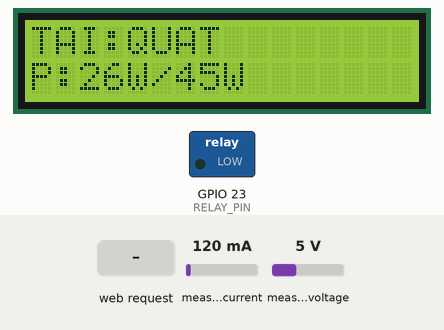
Simulated run of this sketch. Board: ESP32. Parts: 16×2 character LCD, switched loads named in the sketch (green lamp = pin HIGH). Inputs (shaded band) come from the test bench; at power-on: measured current 120 mA, measured voltage 5 V. WiFi joins after 1.5 s; servers stay silent unless stated; what the sketch prints to the serial monitor is not drawn.

Above: at 3.6 s.
3.7 s: measured current set to 260 mA
At 6.8 s:
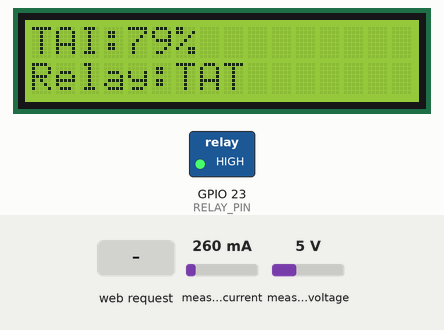
7.0 s: measured current set to 309 mA
At 9.5 s:
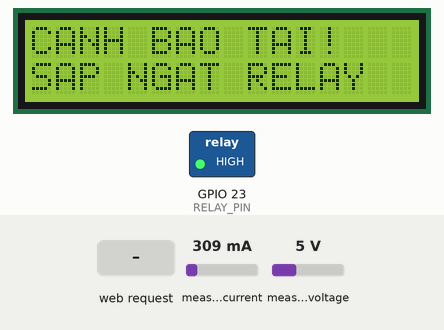
10.3 s: measured current set to 107 mA
13.6 s: measured current set to 93 mA
16.5 s: HTTP request GET /on received
At 17.7 s:
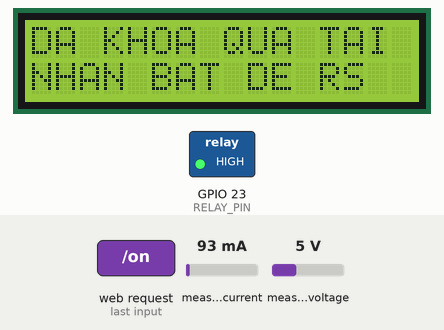
19.5 s: HTTP request GET /off received
At 20.0 s:
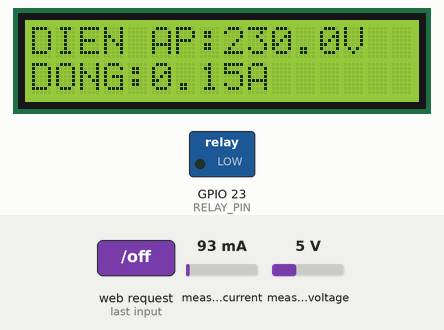
Timing chart, 0 to 22.5 s (numbered marks = the images above; inputs shaded):
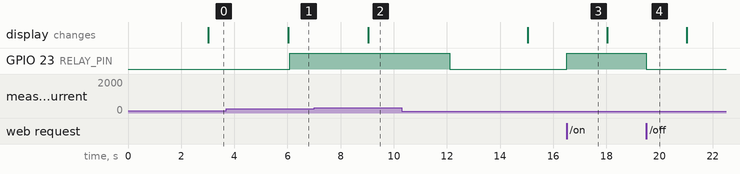

Measured:
- the behaviour switches between 288 and 289 mA on measured current (found by bisection; images 1 and 2)
- after the input at 3.7 s, the display: changes after 2.3 s (image 1)
- after the input at 16.5 s, GPIO 23 (RELAY_PIN): LOW → HIGH at once
- after the input at 19.5 s, GPIO 23 (RELAY_PIN): HIGH → LOW at once

The sketch:

powerMonitorSystem.ino
```cpp
#include <WiFi.h>
#include <WebServer.h>
#include <Wire.h>
#include <LiquidCrystal_I2C.h>
#include <PZEM004Tv30.h>

// ================== WIFI ==================
const char* ssid = "Bach";
const char* password = "1234567890";

// ================== PIN ==================
#define RELAY_PIN 23
#define RXD2 16
#define TXD2 17
#define SDA_PIN 21
#define SCL_PIN 22

// ================== TIME ==================
#define READ_INTERVAL 2000
#define LCD_INTERVAL 3000
#define STARTUP_SAFE_TIME 3000
#define OVERLOAD_DELAY 3000

// ================== OBJECT ==================
WebServer server(80);
LiquidCrystal_I2C lcd(0x27, 16, 2);
PZEM004Tv30 pzem(Serial2, RXD2, TXD2);

// ================== DATA ==================
float vAvg = NAN;
float iAvg = NAN;
float pAvg = NAN;
float eAvg = NAN;

float maxPower = 45.0;
float pricePerKWh = 3000.0;
float minVoltage = 120.0;
float maxVoltage = 260.0;

float pMax = 0;
float pMin = 9999;
float vMaxSeen = 0;
float vMinSeen = 9999;
float iMaxSeen = 0;

float energyOffset = 0;

// ================== STATE ==================
bool relayState = false;
bool warningState = false;
bool overloadFault = false;
bool overloadLock = false;
bool sensorFault = false;
bool manualOff = false;
bool firstStartDone = false;

int faultCode = 0;
int errorCount = 0;
int lcdPage = 0;

unsigned long tRead = 0;
unsigned long tLCD = 0;
unsigned long tStart = 0;
unsigned long overloadStart = 0;
unsigned long lastWifiCheck = 0;
unsigned long lastDataUpdate = 0;

// ================== BASIC ==================
float safeValue(float x) {
  return isnan(x) ? 0 : x;
}

float demoEnergy() {
  float e = safeValue(eAvg) - energyOffset;
  return e < 0 ? 0 : e;
}

float demoCost() {
  return demoEnergy() * pricePerKWh;
}

float loadPercent() {
  if (maxPower <= 0) return 0;
  return (safeValue(pAvg) / maxPower) * 100.0;
}

void setRelay(bool state) {
  relayState = state;
  digitalWrite(RELAY_PIN, state ? HIGH : LOW);
}

float smooth(float oldVal, float newVal) {
  if (isnan(newVal)) return oldVal;
  if (isnan(oldVal)) return newVal;
  return oldVal * 0.7 + newVal * 0.3;
}

String detectLoad(float p) {
  if (isnan(p) || p < 2) return "KHONG TAI";
  else if (p < 20) return "DEN";
  else if (p < maxPower) return "QUAT";
  else return "DEN + QUAT";
}

String faultText() {
  if (overloadLock) return "DA KHOA QUA TAI";
  if (faultCode == 0) return "BINH THUONG";
  if (faultCode == 1) return "CANH BAO PZEM";
  if (faultCode == 2) return "QUA CONG SUAT";
  if (faultCode == 4) return "DIEN AP THAP";
  if (faultCode == 5) return "DIEN AP CAO";
  return "KHONG XAC DINH";
}

String wifiText() {
  return WiFi.status() == WL_CONNECTED ? "WIFI OK" : "MAT WIFI";
}

// ================== READ PZEM ==================
void readPZEM() {
  float v = pzem.voltage();
  float i = pzem.current();
  float p = pzem.power();
  float e = pzem.energy();

  if (isnan(v) || isnan(i) || isnan(p) || isnan(e)) {
    errorCount++;
  } else {
    errorCount = 0;

    vAvg = smooth(vAvg, v);
    iAvg = smooth(iAvg, i);
    pAvg = smooth(pAvg, p);
    eAvg = smooth(eAvg, e);

    if (safeValue(pAvg) > pMax) pMax = safeValue(pAvg);
    if (safeValue(pAvg) < pMin) pMin = safeValue(pAvg);
    if (safeValue(vAvg) > vMaxSeen) vMaxSeen = safeValue(vAvg);
    if (safeValue(vAvg) < vMinSeen) vMinSeen = safeValue(vAvg);
    if (safeValue(iAvg) > iMaxSeen) iMaxSeen = safeValue(iAvg);

    lastDataUpdate = millis();
  }

  sensorFault = errorCount >= 10;
}

// ================== PROTECTION ==================
void checkProtect() {
  faultCode = 0;

  if (sensorFault) faultCode = 1;
  if (!isnan(vAvg) && vAvg < minVoltage) faultCode = 4;
  if (!isnan(vAvg) && vAvg > maxVoltage) faultCode = 5;

  if (overloadLock) {
    overloadFault = true;
    warningState = false;
    faultCode = 2;
    setRelay(false);
    return;
  }

  if (!isnan(pAvg) && pAvg > maxPower) {
    faultCode = 2;

    if (!warningState) {
      warningState = true;
      overloadStart = millis();
    }

    if (millis() - overloadStart > OVERLOAD_DELAY) {
      overloadFault = true;
      overloadLock = true;
      warningState = false;
      setRelay(false);
    }
  } else {
    warningState = false;
    overloadFault = false;
  }
}

// ================== WIFI ==================
void checkWiFi() {
  if (millis() - lastWifiCheck >= 5000) {
    lastWifiCheck = millis();

    if (WiFi.status() != WL_CONNECTED) {
      WiFi.disconnect();
      WiFi.begin(ssid, password);
    }
  }
}

// ================== JSON API ==================
String jsonData() {
  float percent = loadPercent();

  String json = "{";
  json += "\"voltage\":" + String(safeValue(vAvg), 1) + ",";
  json += "\"current\":" + String(safeValue(iAvg), 2) + ",";
  json += "\"power\":" + String(safeValue(pAvg), 1) + ",";
  json += "\"energy\":" + String(demoEnergy(), 3) + ",";
  json += "\"cost\":" + String(demoCost(), 0) + ",";
  json += "\"load\":\"" + detectLoad(pAvg) + "\",";
  json += "\"relay\":" + String(relayState ? 1 : 0) + ",";
  json += "\"warning\":" + String(warningState ? 1 : 0) + ",";
  json += "\"overload_lock\":" + String(overloadLock ? 1 : 0) + ",";
  json += "\"manual_off\":" + String(manualOff ? 1 : 0) + ",";
  json += "\"fault_code\":" + String(faultCode) + ",";
  json += "\"fault_text\":\"" + faultText() + "\",";
  json += "\"wifi\":\"" + wifiText() + "\",";
  json += "\"ip\":\"" + WiFi.localIP().toString() + "\",";
  json += "\"max_power\":" + String(maxPower, 0) + ",";
  json += "\"price\":" + String(pricePerKWh, 0) + ",";
  json += "\"percent\":" + String(percent, 0) + ",";
  json += "\"p_max\":" + String(pMax, 1) + ",";
  json += "\"p_min\":" + String(pMin == 9999 ? 0 : pMin, 1) + ",";
  json += "\"v_max\":" + String(vMaxSeen, 1) + ",";
  json += "\"v_min\":" + String(vMinSeen == 9999 ? 0 : vMinSeen, 1) + ",";
  json += "\"i_max\":" + String(iMaxSeen, 2) + ",";
  json += "\"uptime\":" + String(millis() / 1000) + ",";
  json += "\"last_update\":" + String(lastDataUpdate / 1000);
  json += "}";
  return json;
}

// ================== WEB PAGE ==================
String webPage() {
  String html = R"rawliteral(
<!DOCTYPE html>
<html>
<head>
<meta charset="UTF-8">
<meta name="viewport" content="width=device-width, initial-scale=1">
<title>Giam sat dien</title>
<style>
body{font-family:Arial;background:#eef2f7;margin:0;padding:14px;text-align:center;color:#111}
h1{color:#0b63ce;margin:10px 0 4px;font-size:36px}
.sub{color:#555;margin-bottom:14px}
.grid{display:grid;grid-template-columns:1fr 1fr;gap:12px;max-width:820px;margin:auto}
.card{background:white;border-radius:20px;padding:16px;box-shadow:0 6px 18px rgba(0,0,0,.14)}
.wide{grid-column:1/3}
.title{font-size:13px;color:#666;text-transform:uppercase}
.value{font-size:27px;font-weight:bold;margin-top:7px}
.ok{color:#168a2f}.warn{color:#d98200}.bad{color:#d11a2a}
button{font-size:17px;padding:13px 18px;border:0;border-radius:14px;margin:6px;color:white;min-width:150px}
.btnon{background:#168a2f}.btnoff{background:#d11a2a}.btnreset{background:#0b63ce}.btnwarn{background:#d98200}
input{font-size:19px;padding:12px;border-radius:14px;border:1px solid #c9ced8;width:85%;max-width:280px;text-align:center}
.bar{width:100%;height:22px;background:#e2e6ed;border-radius:20px;overflow:hidden;margin-top:10px}
.fill{height:100%;width:0%;background:#168a2f;transition:.3s}
.fill.warn{background:#d98200}.fill.bad{background:#d11a2a}
canvas{width:100%;max-width:760px;height:220px;background:white;border-radius:20px}
.small{font-size:13px;color:#777;margin-top:12px}
.formline{display:flex;flex-direction:column;align-items:center;gap:7px;margin:12px 0}
</style>
</head>
<body>
<h1>GIAM SAT DIEN</h1>
<div class="sub">ESP32 Smart Energy Monitor - Local Web</div>

<div class="grid">
<div class="card wide"><div class="title">TAI DANG DUNG</div><div id="load" class="value">--</div></div>

<div class="card"><div class="title">DIEN AP</div><div id="voltage" class="value">--</div></div>
<div class="card"><div class="title">DONG DIEN</div><div id="current" class="value">--</div></div>
<div class="card"><div class="title">CONG SUAT</div><div id="power" class="value">--</div></div>
<div class="card"><div class="title">NGUONG TAI</div><div id="maxPower" class="value">--</div></div>

<div class="card wide">
<div class="title">% TAI SO VOI NGUONG</div>
<div id="percent" class="value">--</div>
<div class="bar"><div id="barFill" class="fill"></div></div>
</div>

<div class="card"><div class="title">DIEN NANG</div><div id="energy" class="value">--</div></div>
<div class="card"><div class="title">TIEN DIEN</div><div id="cost" class="value">--</div></div>
<div class="card"><div class="title">RELAY</div><div id="relay" class="value">--</div></div>
<div class="card"><div class="title">TRANG THAI</div><div id="status" class="value">--</div></div>

<div class="card wide">
<div class="title">THONG KE NHANH</div>
<div id="stats" class="value" style="font-size:20px">--</div>
</div>

<div class="card wide">
<a href="/on"><button class="btnon">BAT RELAY / RESET QUA TAI</button></a>
<a href="/reset-fault"><button class="btnwarn">RESET LOI</button></a>
<a href="/off"><button class="btnoff">TAT RELAY</button></a>
<a href="/reset-energy"><button class="btnreset">RESET DIEN NANG</button></a>
<a href="/reset-stats"><button class="btnreset">RESET MIN/MAX</button></a>
</div>

<div class="card wide">
<div class="title">CAI DAT NHANH</div>
<form action="/set" method="GET">
<div class="formline">
<label>Nguong cong suat (W)</label>
<input name="maxp" type="number" step="1" min="1" placeholder="Vi du: 45">
</div>
<div class="formline">
<label>Gia dien (VND/kWh)</label>
<input name="price" type="number" step="100" min="0" placeholder="Vi du: 3000">
</div>
<button class="btnon" type="submit">LUU CAI DAT</button>
</form>
</div>
</div>

<h3>BIEU DO CONG SUAT MINI</h3>
<canvas id="chart" width="720" height="220"></canvas>
<div class="small" id="timeInfo">Dang tai...</div>

<script>
let points = []; const maxPoints = 30;
function fmtTime(s){s=Number(s)||0;let h=Math.floor(s/3600),m=Math.floor((s%3600)/60),sec=s%60;return (h>0?h+'h ':'')+m+'m '+sec+'s'}
async function updateData(){
  try{
    const res = await fetch('/json'); const d = await res.json();
    document.getElementById('load').textContent = d.load;
    document.getElementById('voltage').textContent = d.voltage + ' V';
    document.getElementById('current').textContent = d.current + ' A';
    document.getElementById('power').textContent = d.power + ' W';
    document.getElementById('maxPower').textContent = d.max_power + ' W';
    document.getElementById('energy').textContent = d.energy + ' kWh';
    document.getElementById('cost').textContent = d.cost + ' VND';
    document.getElementById('relay').textContent = d.relay == 1 ? 'DANG BAT' : 'DANG TAT';
    document.getElementById('relay').className = d.relay == 1 ? 'value ok' : 'value bad';
    document.getElementById('status').textContent = d.fault_text;
    document.getElementById('status').className = d.overload_lock == 1 ? 'value bad' : (d.warning == 1 || d.fault_code != 0 ? 'value warn' : 'value ok');
    document.getElementById('percent').textContent = d.percent + '%';
    let fill = document.getElementById('barFill');
    fill.style.width = Math.min(100, Number(d.percent)) + '%';
    fill.className = Number(d.percent) >= 100 ? 'fill bad' : (Number(d.percent) >= 80 ? 'fill warn' : 'fill');
    document.getElementById('stats').textContent = 'Pmax: '+d.p_max+'W | Pmin: '+d.p_min+'W | Vmin/max: '+d.v_min+'/'+d.v_max+'V | Imax: '+d.i_max+'A';
    document.getElementById('timeInfo').textContent = d.wifi + ' | IP: ' + d.ip + ' | Uptime: ' + fmtTime(d.uptime) + ' | Cap nhat cuoi: ' + fmtTime(d.last_update) + ' | API: /json';
    points.push(Number(d.power)); if(points.length > maxPoints) points.shift(); drawChart(Number(d.max_power));
  }catch(e){document.getElementById('timeInfo').textContent='Mat ket noi du lieu'}
}
function drawChart(threshold){
  const c=document.getElementById('chart'),ctx=c.getContext('2d'); ctx.clearRect(0,0,c.width,c.height);
  ctx.strokeStyle='#ddd';ctx.lineWidth=1;for(let y=20;y<c.height;y+=40){ctx.beginPath();ctx.moveTo(0,y);ctx.lineTo(c.width,y);ctx.stroke()}
  let maxY=Math.max(threshold+20,...points,60);let thY=c.height-(threshold/maxY)*(c.height-20);
  ctx.strokeStyle='#d11a2a';ctx.setLineDash([6,6]);ctx.beginPath();ctx.moveTo(0,thY);ctx.lineTo(c.width,thY);ctx.stroke();ctx.setLineDash([]);ctx.fillStyle='#d11a2a';ctx.fillText('Nguong '+threshold+'W',10,thY-5);
  if(points.length<2)return;ctx.strokeStyle='#0b63ce';ctx.lineWidth=3;ctx.beginPath();points.forEach((p,i)=>{let x=i*(c.width/(maxPoints-1));let y=c.height-(p/maxY)*(c.height-20);if(i===0)ctx.moveTo(x,y);else ctx.lineTo(x,y)});ctx.stroke();
}
setInterval(updateData,2000); updateData();
</script>
</body>
</html>
)rawliteral";
  return html;
}

// ================== LCD ==================
void updateLCD() {
  lcd.clear();

  if (warningState && !overloadLock) {
    lcd.print("CANH BAO TAI!");
    lcd.setCursor(0, 1);
    lcd.print("SAP NGAT RELAY");
    return;
  }

  if (overloadLock) {
    lcd.print("DA KHOA QUA TAI");
    lcd.setCursor(0, 1);
    lcd.print("NHAN BAT DE RS");
    return;
  }

  if (lcdPage == 0) {
    lcd.print("TAI:");
    lcd.print(detectLoad(pAvg));
    lcd.setCursor(0, 1);
    lcd.print("P:");
    lcd.print(safeValue(pAvg), 0);
    lcd.print("W/");
    lcd.print(maxPower, 0);
    lcd.print("W");
  }
  else if (lcdPage == 1) {
    lcd.print("TAI:");
    lcd.print(loadPercent(), 0);
    lcd.print("%");
    lcd.setCursor(0, 1);
    lcd.print("Relay:");
    lcd.print(relayState ? "BAT" : "TAT");
  }
  else if (lcdPage == 2) {
    lcd.print("DIEN AP:");
    lcd.print(safeValue(vAvg), 1);
    lcd.print("V");
    lcd.setCursor(0, 1);
    lcd.print("DONG:");
    lcd.print(safeValue(iAvg), 2);
    lcd.print("A");
  }
  else if (lcdPage == 3) {
    lcd.print("E:");
    lcd.print(demoEnergy(), 3);
    lcd.print("kWh");
    lcd.setCursor(0, 1);
    lcd.print("TIEN:");
    lcd.print(demoCost(), 0);
  }
  else {
    lcd.print("TRANG THAI:");
    lcd.setCursor(0, 1);
    lcd.print(faultText());
  }

  lcdPage = (lcdPage + 1) % 5;
}

// ================== SETUP ==================
void setup() {
  Serial.begin(115200);
  Serial2.begin(9600, SERIAL_8N1, RXD2, TXD2);

  pinMode(RELAY_PIN, OUTPUT);
  setRelay(false);

  Wire.begin(SDA_PIN, SCL_PIN);
  lcd.init();
  lcd.backlight();

  lcd.print("GIAM SAT DIEN");
  lcd.setCursor(0, 1);
  lcd.print("KHOI DONG...");

  WiFi.begin(ssid, password);
  Serial.print("Dang ket noi WiFi");

  while (WiFi.status() != WL_CONNECTED) {
    delay(500);
    Serial.print(".");
  }

  Serial.println();
  Serial.print("IP: ");
  Serial.println(WiFi.localIP());

  server.on("/", []() {
    server.send(200, "text/html", webPage());
  });

  server.on("/json", []() {
    server.send(200, "application/json", jsonData());
  });

  server.on("/on", []() {
    if (safeValue(pAvg) <= maxPower) {
      manualOff = false;
      overloadFault = false;
      warningState = false;
      overloadLock = false;
      setRelay(true);
    }
    server.send(200, "text/html", webPage());
  });

  server.on("/off", []() {
    manualOff = true;
    setRelay(false);
    server.send(200, "text/html", webPage());
  });

  server.on("/reset-fault", []() {
    if (safeValue(pAvg) <= maxPower) {
      overloadFault = false;
      warningState = false;
      overloadLock = false;
      faultCode = 0;
    }
    server.send(200, "text/html", webPage());
  });

  server.on("/reset-energy", []() {
    energyOffset = safeValue(eAvg);
    server.send(200, "text/html", webPage());
  });

  server.on("/reset-stats", []() {
    pMax = 0;
    pMin = 9999;
    vMaxSeen = 0;
    vMinSeen = 9999;
    iMaxSeen = 0;
    server.send(200, "text/html", webPage());
  });

  server.on("/set", []() {
    if (server.hasArg("maxp")) {
      float val = server.arg("maxp").toFloat();
      if (val > 0) maxPower = val;
    }

    if (server.hasArg("price")) {
      float val = server.arg("price").toFloat();
      if (val >= 0) pricePerKWh = val;
    }

    server.sendHeader("Location", "/");
    server.send(303, "text/plain", "");
  });

  server.begin();
  tStart = millis();
}

// ================== LOOP ==================
void loop() {
  unsigned long now = millis();

  checkWiFi();

  if (now - tRead > READ_INTERVAL) {
    tRead = now;

    readPZEM();
    checkProtect();

    if (!firstStartDone &&
        !manualOff &&
        !overloadLock &&
        !overloadFault &&
        !relayState &&
        now - tStart > STARTUP_SAFE_TIME &&
        safeValue(pAvg) <= maxPower) {
      setRelay(true);
      firstStartDone = true;
    }

    // ================== UART MONITOR ==================
    Serial.println();
    Serial.println("====================================");
    Serial.println("      ESP32 SMART ENERGY MONITOR");
    Serial.println("====================================");

    Serial.print("Voltage      : ");
    Serial.print(safeValue(vAvg), 1);
    Serial.println(" V");

    Serial.print("Current      : ");
    Serial.print(safeValue(iAvg), 2);
    Serial.println(" A");

    Serial.print("Power        : ");
    Serial.print(safeValue(pAvg), 2);
    Serial.println(" W");

    Serial.print("Energy       : ");
    Serial.print(demoEnergy(), 3);
    Serial.println(" kWh");

    Serial.print("Electric Cost: ");
    Serial.print(demoCost(), 0);
    Serial.println(" VND");

    Serial.print("Load Type    : ");
    Serial.println(detectLoad(pAvg));

    Serial.print("Load Percent : ");
    Serial.print(loadPercent(), 0);
    Serial.println(" %");

    Serial.print("Relay Status : ");
    Serial.println(relayState ? "BAT" : "TAT");

    Serial.print("Overload Lock: ");
    Serial.println(overloadLock ? "CO" : "KHONG");

    Serial.print("System Status: ");
    Serial.println(faultText());

    Serial.print("WiFi Status  : ");
    Serial.println(wifiText());

    Serial.print("IP Address   : ");
    Serial.println(WiFi.localIP());

    Serial.println("====================================");
  }

  if (now - tLCD > LCD_INTERVAL) {
    tLCD = now;
    updateLCD();
  }

  server.handleClient();
}
```
